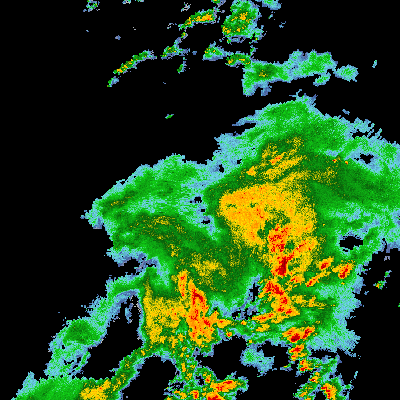
#> input picture relay/testdata/wx/kmco-100nm.png, 400 x 400 px
$ python -i fx.py   (imports and definitions only)
#> lines starting #> are read from the running program, lines starting #| are printed output that depends on the picture
# Zany 90s overlay for the Short: wipes over every cut, bouncing pop-up stickers, the end card's fine print.
# Run in $W (short.sh fx): writes fx/%05d.png (1080x1920 RGBA, 30 fps) and sfx.txt (time|effect|gain) for mix.sh.
# Times are output seconds of base.mp4: keep TRANS on base.sh's cuts and POPS on the cues.txt lines.
import math, os, textwrap
from multiprocessing import Pool
from PIL import Image, ImageDraw, ImageFont

W, H, FPS, DUR = 1080, 1920, 30, 49.23
FINE_AT = 38.2                                      # infomercial fine print
HERE = os.path.dirname(os.path.abspath(__file__))
R = os.path.join(HERE, '../../print/fonts/')
BLK = R + 'BarlowCondensed-BlackItalic.ttf'
PX = R + 'PressStart2P-Regular.ttf'
TEAL, MAG, YEL, PUR, RED, CYN, INK = '#00c9c8', '#ff2a9d', '#ffd800', '#7a2cff', '#ff2a2a', '#28e0ff', '#111111'
OUT = 'fx'

def star_pts(cx, cy, r_out, r_in, n, rot=0.0):
    pts = []
    for i in range(2 * n):
        r = r_out if i % 2 == 0 else r_in
        a = rot + math.pi * i / n - math.pi / 2
        pts.append((cx + r * math.cos(a), cy + r * math.sin(a)))
    return pts

# ---------- transitions: c in 0..1 = coverage (1 at the cut) ----------
# [48 lines left out: functions tr_star, tr_checker, tr_iris, tr_stripes, tr_zigzag, tr_blast, not called in this run]

TRANS = [(5.2, tr_star), (9.8, tr_checker), (15.2, tr_iris), (16.6, tr_stripes),
         (20.2, tr_zigzag), (23.2, tr_star), (29.3, tr_stripes), (31.9, tr_blast)]
TD = 0.5                                            # each covers cut ± 0.25 s

# ---------- stickers ----------
def font(path, size): return ImageFont.truetype(path, size)

def text_block(draw, cx, cy, txt, f, fill, stroke=INK, sw=8, anaglyph=False):
    if anaglyph:
        draw.text((cx - 10, cy), txt, font=f, fill='#ff2040', anchor='mm', stroke_width=sw, stroke_fill=INK)
        draw.text((cx + 10, cy), txt, font=f, fill=CYN, anchor='mm', stroke_width=sw, stroke_fill=INK)
    draw.text((cx, cy), txt, font=f, fill=fill, anchor='mm', stroke_width=sw, stroke_fill=stroke)

def burst(txt, r, bg, fg, size, anaglyph=False, sub=None):
#> called with txt = 'NEW!', r = 120, bg = '#ffd800', fg = '#ff2a2a', size = 92, anaglyph = False
    im = Image.new('RGBA', (int(r * 2.4), int(r * 2.4)), (0, 0, 0, 0)); d = ImageDraw.Draw(im)
#> after `im = Image.new('RGBA', (int(r * 2.4), int(r * 2.4)), (0, 0, 0, 0))`: im: PIL image 288x288 RGBA; every value is 0
    c = im.width / 2
#> c = 144
    d.polygon(star_pts(c + 10, c + 12, r, r * 0.74, 14), fill=INK)          # drop shadow
    d.polygon(star_pts(c, c, r, r * 0.74, 14), fill=bg, outline=INK, width=8)
    text_block(d, c, c - (size * 0.15 if sub else 0), txt, font(BLK, size), fg, anaglyph=anaglyph)
#> in burst (call 2), `im = Image.new('RGBA', (int(r * 2.4), int(r * 2.4)), (0, 0, 0, 0))`: im: PIL image 504x504 RGBA; every value is 0
    if sub: text_block(d, c, c + size * 0.55, sub, font(BLK, int(size * 0.38)), fg, sw=5)
    return im

def sticker(txt, bg, fg, size, pad=34):
#> called with txt = 'LIVE!', bg = '#ff2a2a', fg = '#ffffff', size = 96, pad = 34
    f = font(BLK, size)
    bb = ImageDraw.Draw(Image.new('RGBA', (1, 1))).textbbox((0, 0), txt, font=f, stroke_width=8)
#> bb = (-8, 12, 255, 98)
    w, h = bb[2] - bb[0] + pad * 2, bb[3] - bb[1] + pad * 2
#> w = 331; h = 154
    im = Image.new('RGBA', (w + 30, h + 30), (0, 0, 0, 0)); d = ImageDraw.Draw(im)
#> after `im = Image.new('RGBA', (w + 30, h + 30), (0, 0, 0, 0))`: im: PIL image 361x184 RGBA; every value is 0
    d.rounded_rectangle([12, 14, w + 12, h + 14], 24, fill=INK)
    d.rounded_rectangle([0, 0, w, h], 24, fill=bg, outline=INK, width=8)
    text_block(d, w / 2, h / 2, txt, f, fg)
#> in sticker (call 2), `im = Image.new('RGBA', (w + 30, h + 30), (0, 0, 0, 0))`: im: PIL image 774x183 RGBA; every value is 0
#> in burst (call 3), `im = Image.new('RGBA', (int(r * 2.4), int(r * 2.4)), (0, 0, 0, 0))`: im: PIL image 408x408 RGBA; every value is 0
#> in burst (call 4), `im = Image.new('RGBA', (int(r * 2.4), int(r * 2.4)), (0, 0, 0, 0))`: im: PIL image 456x456 RGBA; every value is 0
#> in sticker (call 3), `im = Image.new('RGBA', (w + 30, h + 30), (0, 0, 0, 0))`: im: PIL image 1005x187 RGBA; every value is 0
#> in burst (call 5), `im = Image.new('RGBA', (int(r * 2.4), int(r * 2.4)), (0, 0, 0, 0))`: im: PIL image 336x336 RGBA; every value is 0
#> in sticker (call 4), `im = Image.new('RGBA', (w + 30, h + 30), (0, 0, 0, 0))`: im: PIL image 895x183 RGBA; every value is 0
    return im

def stamp(txt, sub, col):
#> called with txt = '100%', sub = 'FREE!*', col = '#ff2a2a'
    r = 190
#> r = 190
    im = Image.new('RGBA', (2 * r + 20, 2 * r + 20), (0, 0, 0, 0)); d = ImageDraw.Draw(im); c = r + 10
#> after `im = Image.new('RGBA', (2 * r + 20, 2 * r + 20), (0, 0, 0, 0))`: im: PIL image 400x400 RGBA; every value is 0
#> after `c = r + 10`: c = 200
    d.ellipse([c - r, c - r, c + r, c + r], fill='#ffffff', outline=col, width=16)
    d.ellipse([c - r + 28, c - r + 28, c + r - 28, c + r - 28], outline=col, width=6)
    text_block(d, c, c - 30, txt, font(BLK, 120), col, stroke='#ffffff', sw=0)
    text_block(d, c, c + 70, sub, font(BLK, 60), col, stroke='#ffffff', sw=0)
    return im

# (start, end, image, centre x, centre y, base angle, sfx)
POPS = [
    (0.6, 4.9, burst('NEW!', 120, YEL, RED, 92), 905, 745, 12, 'pop'),
    (2.7, 4.9, burst('WI-FI!!', 210, MAG, YEL, 120), 320, 1215, -10, 'boing'),
    (6.0, 9.6, sticker('LIVE!', RED, '#ffffff', 96), 210, 770, -12, 'zap'),
    (7.2, 9.6, sticker('REAL PLANES!', YEL, RED, 92), 640, 1395, 6, 'pop'),
    (13.7, 15.1, burst('WHOA!', 170, CYN, YEL, 110), 230, 1250, -14, ''),
    (17.1, 20.1, burst('3-D!!', 190, YEL, '#ffffff', 150, anaglyph=True), 860, 790, 10, 'zap'),
    (20.5, 23.1, sticker('TOTALLY RADICAL!', MAG, YEL, 96), 540, 1400, -7, 'scratch'),
    (23.8, 29.1, burst('x9!', 140, TEAL, YEL, 120, sub='THEMES'), 900, 800, 14, 'ding'),
    (29.6, 31.8, sticker('WAY PAST COOL!', PUR, YEL, 92), 540, 1400, 5, 'pop'),
    (33.0, 49.1, stamp('100%', 'FREE!*', RED).resize((280, 280), Image.LANCZOS), 160, 455, -14, 'ding'),
]

FINE_F = ImageFont.truetype(PX, 13)
# [1 line not run here, left out]

# [8 lines left out: function pop_scale, not called in this run]

def frame(i):
    t = i / FPS
    im = Image.new('RGBA', (W, H), (0, 0, 0, 0))
    for s, e, img, x, y, ang, _ in POPS:
        if s <= t < e:
            u = t - s
            k = pop_scale(u, e - s)
            if k <= 0.01: continue
            a = ang + 4 * math.sin(u * 7)                        # wobble
            sc = k * (1 + 0.04 * math.sin(u * 11))               # pulse
            p = img.resize((max(1, int(img.width * sc)), max(1, int(img.height * sc))), Image.BICUBIC)
            p = p.rotate(a, resample=Image.BICUBIC, expand=True)
            im.alpha_composite(p, (int(x - p.width / 2), int(y - p.height / 2)))
    if t >= FINE_AT:
        a = min(1.0, (t - FINE_AT) / 0.3)
        fp = Image.new('RGBA', (W, H), (0, 0, 0, 0)); fd = ImageDraw.Draw(fp)
        fd.rectangle([40, 1395, W - 40, 1395 + 22 + 20 * len(FINE)], fill=(11, 11, 12, 255))
        for k, ln in enumerate(FINE):
            fd.text((W / 2, 1408 + 20 * k), ln, font=FINE_F, fill='#9a9aa0', anchor='mt')
        fp.putalpha(fp.getchannel('A').point(lambda v: int(v * a)))
        im.alpha_composite(fp)
    d = ImageDraw.Draw(im)
    for cut, fn in TRANS:
        dt = abs(t - cut)
        if dt < TD / 2:
            fn(d, 1 - dt / (TD / 2), t)
    im.save(f'{OUT}/{i:05d}.png', compress_level=1)

# [9 lines not run here, left out]

>>> import cv2
>>> picture = cv2.imread('../../relay/testdata/wx/kmco-100nm.png', cv2.IMREAD_GRAYSCALE)
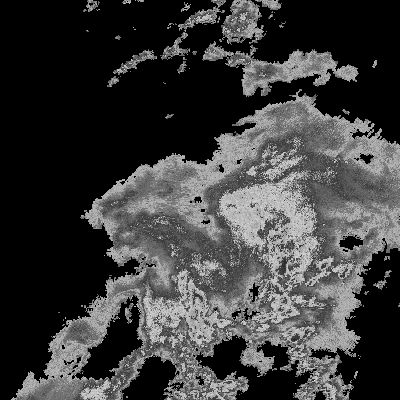
#> picture: shape (400, 400); min 0, max 249, mean 59.9
>>> result = frame(picture)
#> in frame, `im = Image.new('RGBA', (W, H), (0, 0, 0, 0))`: im: PIL image 1080x1920 RGBA; every value is 0
#> the loop in frame, `for s, e, img, x, y, ang, _ in POPS:` made 1 pass
#> (s, e, x, y, ang) on pass 1: (0.6, 4.9, 905, 745, 12)
#> (the run stopped early here; a loop or call above may not have finished)
